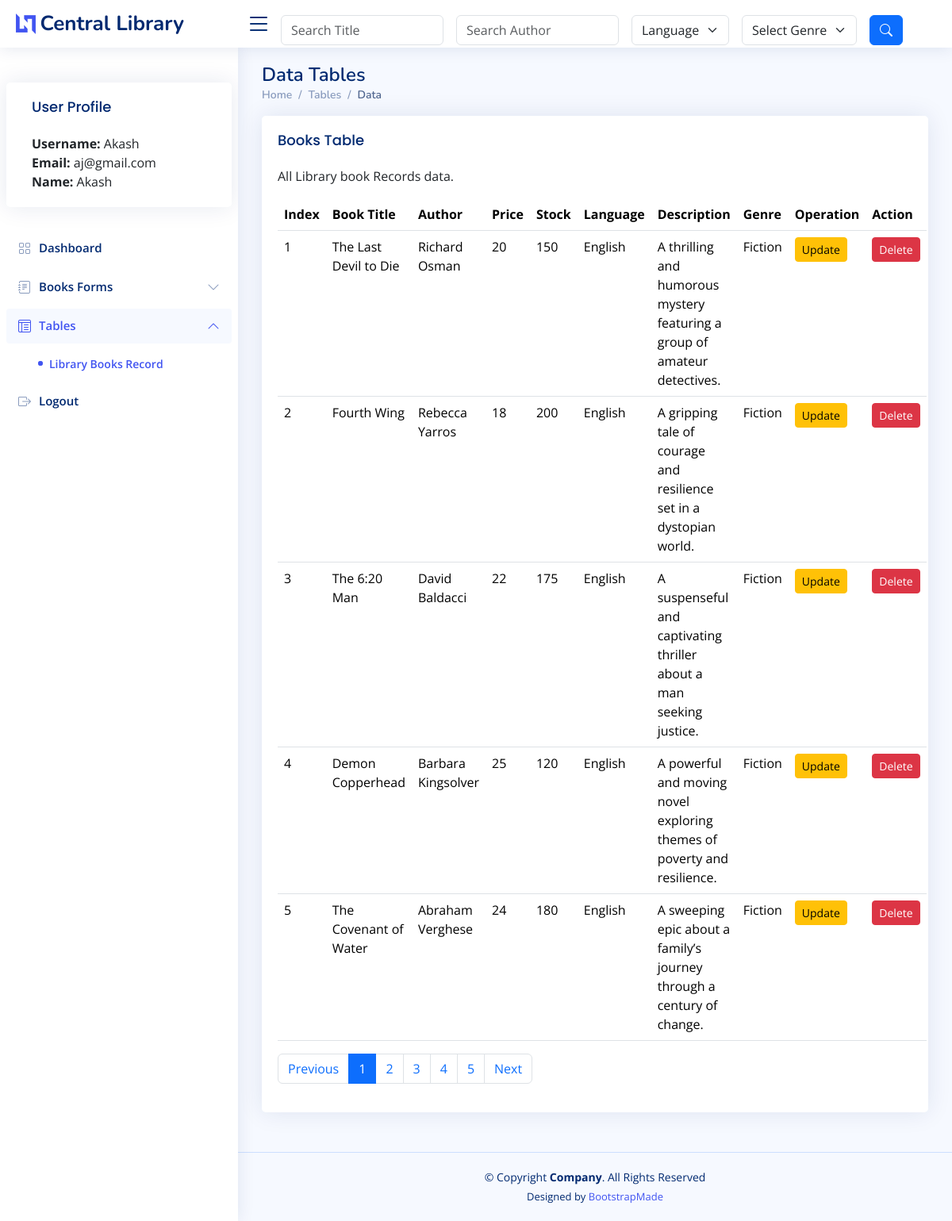
Page /?action=book (signed in) on the committed database.
### tables this page shows
CREATE TABLE `books` (
  `id` int(11) NOT NULL,
  `title` varchar(255) DEFAULT NULL,
  `author` varchar(255) DEFAULT NULL,
  `price` int(11) DEFAULT NULL,
  `stock` int(11) DEFAULT NULL,
  `language` varchar(255) DEFAULT NULL,
  `description` varchar(355) DEFAULT NULL,
  `genre` varchar(100) DEFAULT NULL
);

### model/Model.php (called while the page is built, shortened)
<?php
require_once 'model/Database.php';
class Model {
	private $db;
    public function __construct() {
        $database = new Database();
        $this->db = $database->connect();
    }
    public function getBookList()
{
    try {
        $sql = "SELECT id, title, author, price, stock, language, description, genre FROM books";
        $stmt = $this->db->prepare($sql);
        $stmt->execute();
        return $stmt->fetchAll(PDO::FETCH_ASSOC);
    } catch (PDOException $e) {
        echo 'Query Error: ' . $e->getMessage();
        return [];
    }
}
 }
?>

### model/database.php (called while the page is built, shortened)
<?php
class Database {
    private $host = 'localhost';
    private $db_name = 'mydb';
    private $username = 'root';
    private $password = '';
    public function connect() {
        $this->conn = null;
        try {
            $this->conn = new PDO('mysql:host=' . $this->host . ';dbname=' . $this->db_name, $this->username, $this->password);
            $this->conn->setAttribute(PDO::ATTR_ERRMODE, PDO::ERRMODE_EXCEPTION);
        } catch (PDOException $e) {
            echo 'Connection Error: ' . $e->getMessage();
        }
        return $this->conn;
    }
}

### view/dashboard.php (the view, shortened to what this page needs)
<!DOCTYPE html>
<html lang="en">
<head>
  <link href="assets/vendor/bootstrap/css/bootstrap.min.css" rel="stylesheet">
  <link href="assets/vendor/bootstrap-icons/bootstrap-icons.css" rel="stylesheet">
  <link href="assets/vendor/boxicons/css/boxicons.min.css" rel="stylesheet">
  <link href="assets/vendor/quill/quill.snow.css" rel="stylesheet">
  <link href="assets/vendor/quill/quill.bubble.css" rel="stylesheet">
  <link href="assets/vendor/remixicon/remixicon.css" rel="stylesheet">
  <link href="assets/vendor/simple-datatables/style.css" rel="stylesheet">
  <link href="assets/css/style.css" rel="stylesheet">
</head>
<body>
  <header id="header" class="header fixed-top d-flex align-items-center">
    <div class="d-flex align-items-center justify-content-between">
      <a href="#" class="logo d-flex align-items-center">
        <img src="assets/img/logo.png" alt="">
        <span class="d-none d-lg-block">Central Library</span>
      </a>
      <i class="bi bi-list toggle-sidebar-btn"></i>
    </div>
    <div class="container mt-3">
      <form class="row g-3 align-items-center" id="searchForm" method="POST" action="?action=filterBooks">
        <div class="col-auto">
          <input type="text" name="title_query" id="titleInput" class="form-control" placeholder="Search Title" title="Enter title keyword" value="<?php echo isset($_POST['title_query']) ? htmlspecialchars($_POST['title_query']) : ''; ?>">
        </div>
        <div class="col-auto">
          <input type="text" name="author_query" id="authorInput" class="form-control" placeholder="Search Author" title="Enter author keyword" value="<?php echo isset($_POST['author_query']) ? htmlspecialchars($_POST['author_query']) : ''; ?>">
        </div>
        <div class="col-auto">
          <select class="form-select" id="filterLanguage" name="language" aria-label="Default select example">
            <option value="">Language</option>
          </select>
        </div>
        <div class="col-auto">
          <select class="form-select" id="filterGenre" name="genre" aria-label="Default select example">
            <option value="">Select Genre</option>
          </select>
        </div>
        <div class="col-auto">
          <button type="submit" class="btn btn-primary" title="Search">
            <i class="bi bi-search"></i>
          </button>
        </div>
      </form>
    </div>
  </header>
  <aside id="sidebar" class="sidebar">
    <ul class="sidebar-nav" id="sidebar-nav">
      <div class="row">
        <div class="card mt-4">
          <div class="card-body">
            <h5 class="card-title">User Profile</h5>
            <p class="card-text">
              <?php
              if (isset($_SESSION['user'])) {
                echo "<strong>Username:</strong> " . htmlspecialchars($_SESSION['user']['username']) . "<br>";
                echo "<strong>Email:</strong> " . htmlspecialchars($_SESSION['user']['email']) . "<br>";
                echo "<strong>Name:</strong> " . htmlspecialchars($_SESSION['user']['name']) . "<br>";
              } else {
                echo "No user is logged in.";
              }
              ?>
            </p>
          </div>
        </div>
        <li class="nav-item">
          <a class="nav-link collapsed" href="?action=book">
            <i class="bi bi-grid"></i>
            <span>Dashboard</span>
          </a>
        </li>
        <li class="nav-item">
          <a class="nav-link collapsed" data-bs-target="#forms-nav" data-bs-toggle="collapse" href="#">
            <i class="bi bi-journal-text"></i><span>Books Forms</span><i class="bi bi-chevron-down ms-auto"></i>
          </a>
        </li>
        <li class="nav-item">
          <a class="nav-link " data-bs-target="#tables-nav" data-bs-toggle="collapse" href="#">
            <i class="bi bi-layout-text-window-reverse"></i><span>Tables</span><i class="bi bi-chevron-down ms-auto"></i>
          </a>
          <ul id="tables-nav" class="nav-content collapse show" data-bs-parent="#sidebar-nav">
            <li>
              <a href="#" class="active">
                <i class="bi bi-circle"></i><span>Library Books Record</span>
              </a>
            </li>
          </ul>
        </li>
        <li class="nav-item">
          <a class="nav-link collapsed" href="?action=logout">
            <i class="bi bi-box-arrow-right"></i>
            <span>Logout</span>
          </a>
        </li>
    </ul>
  </aside>
  <main id="main" class="main">
    <div class="pagetitle">
      <h1>Data Tables</h1>
      <nav>
        <ol class="breadcrumb">
          <li class="breadcrumb-item"><a href="index.html">Home</a></li>
          <li class="breadcrumb-item">Tables</li>
          <li class="breadcrumb-item active">Data</li>
        </ol>
    </div>
    <section class="section" id="my">
      <div class="row">
        <div class="col-lg-12">
          <div class="card">
            <div class="card-body">
              <h5 class="card-title">Books Table</h5>
              <p>All Library book Records data.</p>
              <table class="table datatable" id="myTable">
                <thead>
                  <tr>
                    <th>Index</th>
                    <th>Book Title</th>
                    <th>Author</th>
                    <th>Price</th>
                    <th>Stock</th>
                    <th>Language</th>
                    <th>Description</th>
                    <th>Genre</th>
                    <th>Operation</th>
                    <th>Action</th>
                  </tr>
                </thead>
                <tbody>
                  <?php if (!empty($books)) : ?>
                    <?php foreach ($books as $row) : ?>
                      <tr>
                        <td><?php echo htmlspecialchars($row["id"]); ?></td>
                        <td><?php echo htmlspecialchars($row["title"]); ?></td>
                        <td><?php echo htmlspecialchars($row["author"]); ?></td>
                        <td><?php echo htmlspecialchars($row["price"]); ?></td>
                        <td><?php echo htmlspecialchars($row["stock"]); ?></td>
                        <td><?php echo htmlspecialchars($row["language"]); ?></td>
                        <td><?php echo htmlspecialchars($row["description"]); ?></td>
                        <td><?php echo htmlspecialchars($row["genre"]); ?></td>
                        <td>
                          <a href='?action=editBookForm&id=<?php echo htmlspecialchars($row["id"]); ?>' class='btn btn-warning btn-sm'>Update</a>
                        </td>
                        <td>
                          <a href='?action=deleteBook&id=<?php echo htmlspecialchars($row["id"]); ?>' class='btn btn-danger btn-sm' onclick='return confirm("Are you sure you want to delete this record?")'>Delete</a>
                        </td>
                      </tr>
                    <?php endforeach; ?>
                  <?php else : ?>
                    <tr>
                      <td colspan="10">No results</td>
                    </tr>
                  <?php endif; ?>
                </tbody>
              </table>
              <ul class="pagination">
              </ul>
            </div>
          </div>
        </div>
      </div>
    </section>
  </main>
  <footer id="footer" class="footer">
    <div class="copyright">
      &copy; Copyright <strong><span>Company</span></strong>. All Rights Reserved
    </div>
    <div class="credits">
      Designed by <a href="https://bootstrapmade.com/">BootstrapMade</a>
    </div>
  </footer>
</body>
</html>

### assets/css/style.css (style rules this page uses)
:root { scroll-behavior: smooth; }
body { font-family: "Open Sans", sans-serif; background: #f6f9ff; color: #444444; }
a { color: #4154f1; text-decoration: none; }
h1, h2, h3, h4, h5, h6 { font-family: "Nunito", sans-serif; }
#main { margin-top: 60px; padding: 20px 30px; transition: all 0.3s; }
.pagetitle { margin-bottom: 10px; }
.pagetitle h1 { font-size: 24px; margin-bottom: 0; font-weight: 600; color: #012970; }
.card { margin-bottom: 30px; border: none; border-radius: 5px; box-shadow: 0px 0 30px rgba(1, 41, 112, 0.1); }
.card-title { padding: 20px 0 15px 0; font-size: 18px; font-weight: 500; color: #012970; font-family: "Poppins", sans-serif; }
.card-body { padding: 0 20px 20px 20px; }
.breadcrumb { font-size: 14px; font-family: "Nunito", sans-serif; color: #899bbd; font-weight: 600; }
.breadcrumb a { color: #899bbd; transition: 0.3s; }
.breadcrumb .breadcrumb-item::before { color: #899bbd; }
.breadcrumb .active { color: #51678f; font-weight: 600; }
.logo { line-height: 1; }
@media (min-width: 1200px) { .logo { width: 280px; } }
.logo img { max-height: 26px; margin-right: 6px; }
.logo span { font-size: 26px; font-weight: 700; color: #012970; font-family: "Nunito", sans-serif; }
.header { transition: all 0.5s; z-index: 997; height: 60px; box-shadow: 0px 2px 20px rgba(1, 41, 112, 0.1); background-color: #fff; padding-left: 20px; }
.header .toggle-sidebar-btn { font-size: 32px; padding-left: 10px; cursor: pointer; color: #012970; }
.sidebar { position: fixed; top: 60px; left: 0; bottom: 0; width: 300px; z-index: 996; transition: all 0.3s; padding: 20px; overflow-y: auto; scrollbar-width: thin; scrollbar-color: #aab7cf transparent; box-shadow: 0px 0px 20px rgba(1, 41, 112, 0.1); background-color: #fff; }
@media (min-width: 1200px) { #main, #footer { margin-left: 300px; } }
.sidebar-nav { padding: 0; margin: 0; list-style: none; }
.sidebar-nav li { padding: 0; margin: 0; list-style: none; }
.sidebar-nav .nav-item { margin-bottom: 5px; }
.sidebar-nav .nav-link { display: flex; align-items: center; font-size: 15px; font-weight: 600; color: #4154f1; transition: 0.3; background: #f6f9ff; padding: 10px 15px; border-radius: 4px; }
.sidebar-nav .nav-link i { font-size: 16px; margin-right: 10px; color: #4154f1; }
.sidebar-nav .nav-link.collapsed { color: #012970; background: #fff; }
.sidebar-nav .nav-link.collapsed i { color: #899bbd; }
.sidebar-nav .nav-link .bi-chevron-down { margin-right: 0; transition: transform 0.2s ease-in-out; }
.sidebar-nav .nav-link:not(.collapsed) .bi-chevron-down { transform: rotate(180deg); }
.sidebar-nav .nav-content { padding: 5px 0 0 0; margin: 0; list-style: none; }
.sidebar-nav .nav-content a { display: flex; align-items: center; font-size: 14px; font-weight: 600; color: #012970; transition: 0.3; padding: 10px 0 10px 40px; transition: 0.3s; }
.sidebar-nav .nav-content a i { font-size: 6px; margin-right: 8px; line-height: 0; border-radius: 50%; }
.sidebar-nav .nav-content a:hover, .sidebar-nav .nav-content a.active { color: #4154f1; }
.sidebar-nav .nav-content a.active i { background-color: #4154f1; }
.footer { padding: 20px 0; font-size: 14px; transition: all 0.3s; border-top: 1px solid #cddfff; }
.footer .copyright { text-align: center; color: #012970; }
.footer .credits { padding-top: 5px; text-align: center; font-size: 13px; color: #012970; }

### rows in the picture
books: id "1", title "The Last Devil to Die", author "Richard Osman", price "20", stock "150", language "English", description "A thrilling and humorous mystery featuring a group of amateur detectives.", genre "Fiction"
books: id "2", title "Fourth Wing", author "Rebecca Yarros", price "18", stock "200", language "English", description "A gripping tale of courage and resilience set in a dystopian world.", genre "Fiction"
books: id "3", title "The 6:20 Man", author "David Baldacci", price "22", stock "175", language "English", description "A suspenseful and captivating thriller about a man seeking justice.", genre "Fiction"
books: id "4", title "Demon Copperhead", author "Barbara Kingsolver", price "25", stock "120", language "English", description "A powerful and moving novel exploring themes of poverty and resilience.", genre "Fiction"
books: id "5", title "The Covenant of Water", author "Abraham Verghese", price "24", stock "180", language "English", description "A sweeping epic about a family’s journey through a century of change.", genre "Fiction"

### other values in the picture
$_SESSION['user']['username'] "Akash"
$_SESSION['user']['email'] "aj@gmail.com"
$_SESSION['user']['name'] "Akash"
